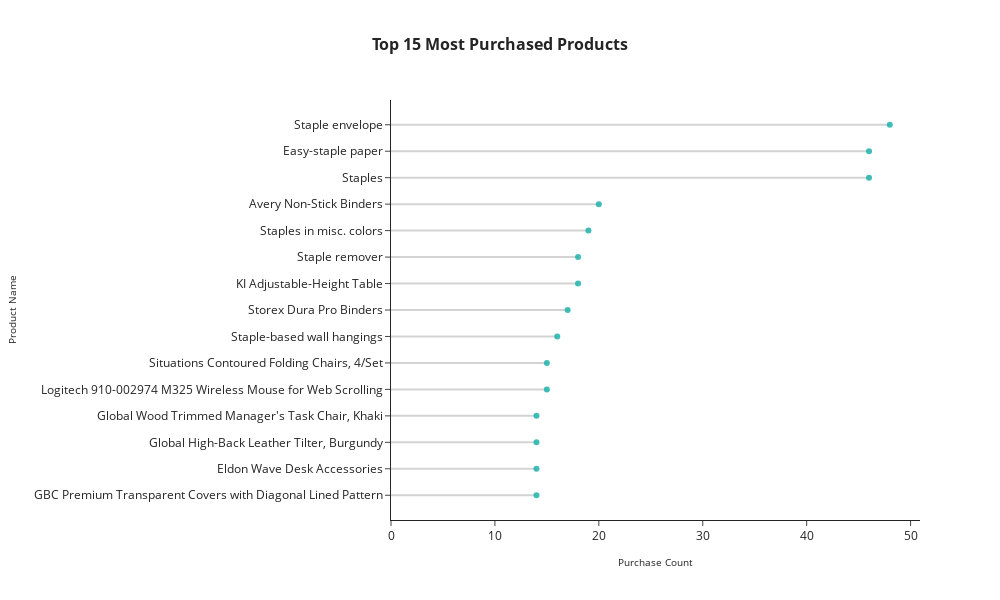

Notebook code for this chart:
### Markdown cell above
### Product Analysis

### Code cell
df_ = df['product_name'].value_counts().reset_index()
df_.columns = ['product_name', 'count']
df_ = df_.head(15).sort_values('count')

fig = go.Figure()

# Stem lines
for _, row in df_.iterrows():
    fig.add_trace(
        go.Scatter(
            x=[0, row['count']],
            y=[row['product_name'], row['product_name']],
            mode='lines',
            line=dict(color='lightgray', width=2),
            showlegend=False,
        )
    )

# Bubble points
fig.add_trace(
    go.Scatter(
        x=df_['count'],
        y=df_['product_name'],
        mode='markers',
        marker=dict(
            color='LightSeaGreen',
            opacity=0.85),
            showlegend=False
        )
    )


fig.update_layout(
    title=dict(
        text='Top 15 Most Purchased Products',
        x=0.5,
        font=dict(size=16, weight='bold')
    ),
    xaxis=dict(
        title='Purchase Count',
        gridcolor='lightgray',
        zeroline=False
    ),
    yaxis=dict(
        title='Product Name',
        automargin=True
    ),
    height=600,
    width= 1000,
    template='simple_white'
)
fig.update_xaxes(title_font=dict(size=10), tickfont=dict(size=12))
fig.update_yaxes(title_font=dict(size=10), tickfont=dict(size=12))

fig.show()

### Figure 1 — Plotly figure (JSON) as saved in the notebook; plotly's stock layout.template omitted (floating-point values rounded to 4 significant figures)
{"data": [{"line": {"color": "lightgray", "width": 2}, "mode": "lines", "showlegend": false, "type": "scatter", "x": [0, 14], "y": ["GBC Premium Transparent Covers with Diagonal Lined Pattern", "GBC Premium Transparent Covers with Diagonal Lined Pattern"]}, {"line": {"color": "lightgray", "width": 2}, "mode": "lines", "showlegend": false, "type": "scatter", "x": [0, 14], "y": ["Eldon Wave Desk Accessories", "Eldon Wave Desk Accessories"]}, {"line": {"color": "lightgray", "width": 2}, "mode": "lines", "showlegend": false, "type": "scatter", "x": [0, 14], "y": ["Global High-Back Leather Tilter, Burgundy", "Global High-Back Leather Tilter, Burgundy"]}, {"line": {"color": "lightgray", "width": 2}, "mode": "lines", "showlegend": false, "type": "scatter", "x": [0, 14], "y": ["Global Wood Trimmed Manager's Task Chair, Khaki", "Global Wood Trimmed Manager's Task Chair, Khaki"]}, {"line": {"color": "lightgray", "width": 2}, "mode": "lines", "showlegend": false, "type": "scatter", "x": [0, 15], "y": ["Logitech 910-002974 M325 Wireless Mouse for Web Scrolling", "Logitech 910-002974 M325 Wireless Mouse for Web Scrolling"]}, {"line": {"color": "lightgray", "width": 2}, "mode": "lines", "showlegend": false, "type": "scatter", "x": [0, 15], "y": ["Situations Contoured Folding Chairs, 4/Set", "Situations Contoured Folding Chairs, 4/Set"]}, {"line": {"color": "lightgray", "width": 2}, "mode": "lines", "showlegend": false, "type": "scatter", "x": [0, 16], "y": ["Staple-based wall hangings", "Staple-based wall hangings"]}, {"line": {"color": "lightgray", "width": 2}, "mode": "lines", "showlegend": false, "type": "scatter", "x": [0, 17], "y": ["Storex Dura Pro Binders", "Storex Dura Pro Binders"]}, {"line": {"color": "lightgray", "width": 2}, "mode": "lines", "showlegend": false, "type": "scatter", "x": [0, 18], "y": ["KI Adjustable-Height Table", "KI Adjustable-Height Table"]}, {"line": {"color": "lightgray", "width": 2}, "mode": "lines", "showlegend": false, "type": "scatter", "x": [0, 18], "y": ["Staple remover", "Staple remover"]}, {"line": {"color": "lightgray", "width": 2}, "mode": "lines", "showlegend": false, "type": "scatter", "x": [0, 19], "y": ["Staples in misc. colors", "Staples in misc. colors"]}, {"line": {"color": "lightgray", "width": 2}, "mode": "lines", "showlegend": false, "type": "scatter", "x": [0, 20], "y": ["Avery Non-Stick Binders", "Avery Non-Stick Binders"]}, {"line": {"color": "lightgray", "width": 2}, "mode": "lines", "showlegend": false, "type": "scatter", "x": [0, 46], "y": ["Staples", "Staples"]}, {"line": {"color": "lightgray", "width": 2}, "mode": "lines", "showlegend": false, "type": "scatter", "x": [0, 46], "y": ["Easy-staple paper", "Easy-staple paper"]}, {"line": {"color": "lightgray", "width": 2}, "mode": "lines", "showlegend": false, "type": "scatter", "x": [0, 48], "y": ["Staple envelope", "Staple envelope"]}, {"marker": {"color": "LightSeaGreen", "opacity": 0.85}, "mode": "markers", "showlegend": false, "type": "scatter", "x": [14, 14, 14, 14, 15, 15, 16, 17, 18, 18, 19, 20, 46, 46, 48], "y": ["GBC Premium Transparent Covers with Diagonal Lined Pattern", "Eldon Wave Desk Accessories", "Global High-Back Leather Tilter, Burgundy", "Global Wood Trimmed Manager's Task Chair, Khaki", "Logitech 910-002974 M325 Wireless Mouse for Web Scrolling", "Situations Contoured Folding Chairs, 4/Set", "Staple-based wall hangings", "Storex Dura Pro Binders", "KI Adjustable-Height Table", "Staple remover", "Staples in misc. colors", "Avery Non-Stick Binders", "Staples", "Easy-staple paper", "Staple envelope"]}], "layout": {"height": 600, "title": {"font": {"size": 16, "weight": "bold"}, "text": "Top 15 Most Purchased Products", "x": 0.5}, "width": 1000, "xaxis": {"gridcolor": "lightgray", "tickfont": {"size": 12}, "title": {"font": {"size": 10}, "text": "Purchase Count"}, "zeroline": false}, "yaxis": {"automargin": true, "tickfont": {"size": 12}, "title": {"font": {"size": 10}, "text": "Product Name"}}}}
